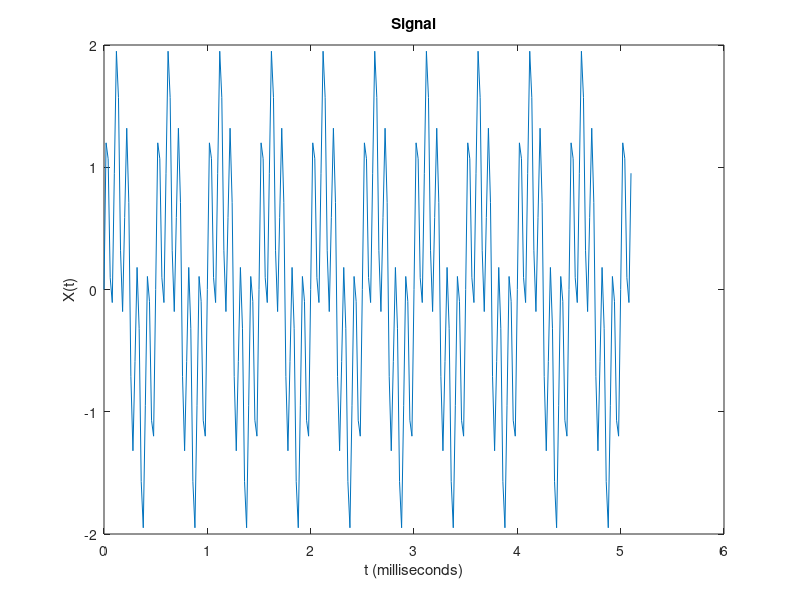
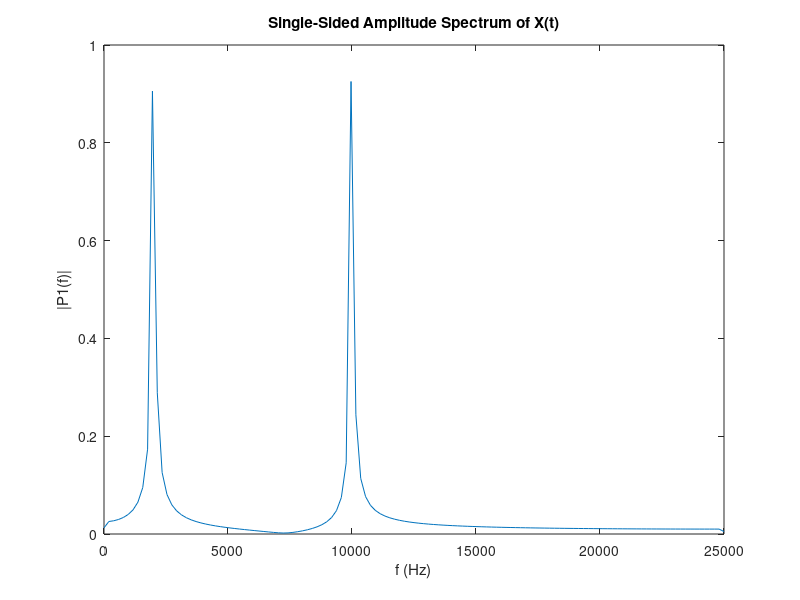

Reproduce these figures in MATLAB, in order. (Note: this script raises an error after producing the figures.)
%%
%%  Make signal for filtering
%%

Fs = 50e3;              % Sampling frequency (1MHz)
T = 1/Fs;               % Sampling period
L = 256;               % Length of signal
t = (0:L-1)*T;          % Time vector

Fs1 = 2000;             % 2kHz
Fs2 = 10000;            % 10kHz

tic

X = sin(2*pi*Fs1*t) + sin(2*pi*Fs2*t);

figure(1);
plot(t.*1000,X);
title('Signal');
xlabel('t (milliseconds)');
ylabel('X(t)');

Y = fft(X);

P2 = abs(Y/L);
P1 = P2(1:L/2+1);
P1(2:end-1) = 2*P1(2:end-1);

f = Fs*(0:(L/2))/L;

figure(2);
plot(f,P1);
title('Single-Sided Amplitude Spectrum of X(t)');
xlabel('f (Hz)');
ylabel('|P1(f)|');

%%
%% Make filter (LP)
%%

N   = 120;
Fs  = 50e3;
Fp  = 8e3;
Ap  = 0.01;
Ast = 80;

Rp  = (10^(Ap/20) - 1)/(10^(Ap/20) + 1);
Rst = 10^(-Ast/20);

NUM = firceqrip(N,Fp/(Fs/2),[Rp Rst],'passedge');
fvtool(NUM,'Fs',Fs);

% filter signal using FILTER function provided by MATLAB

timeVal1 = toc;
Z = filter(NUM, 1, X);
timeVal2 = toc;

disp(timeVal2-timeVal1);        % print time for using embedded MATLAB function
%for filtering

figure(4);
plot(t.*1000,Z);
title('Filtered Signal');
xlabel('t (milliseconds)');
ylabel('Z(t)');

Y = fft(Z);

P2 = abs(Y/L);
P1 = P2(1:L/2+1);
P1(2:end-1) = 2*P1(2:end-1);

f = Fs*(0:(L/2))/L;

figure(5);
plot(f,P1);
title('Single-Sided Amplitude Spectrum of Z(t)');
xlabel('f (Hz)');
ylabel('|P1(f)|');

% filter signal using FFT of signal and filter coefficients

N = length(X) + length(NUM) - 1;
timeVal1 = toc;
Y = fft(X,N);
F = fft(NUM,N);
Z = Y.*F;
z = ifft(Z);
timeVal2 = toc;

disp(timeVal2-timeVal1);        % print time for using FFT filtering

P2 = abs(Z/L);
P1 = P2(1:L/2+1);
P1(2:end-1) = 2*P1(2:end-1);

f = Fs*(0:(L/2))/L;

figure(6);
plot(f,P1);
title('Single-Sided Amplitude Spectrum of Z(t) (fft)');
xlabel('f (Hz)');
ylabel('|P1(f)|');

figure(7);
plot(t.*1000, z(1:length(t)));
title('Signal after fft filtering');
xlabel('t (milliseconds)');
ylabel('z(t)');

samples_file = fopen('samples_float.bin','wb');
X_Single = single(X);
%nbytes = fprintf(samples_file, '%f\n', single(X));
fwrite(samples_file, single(X), 'single');
fclose(samples_file);

filter_file = fopen('filterNorm_float.bin','wb');
NUM_Single = single(NUM);
%nbytes = fprintf(samples_file, '%f\n', single(NUM));
fwrite(filter_file, single(NUM), 'single');
fclose(filter_file);